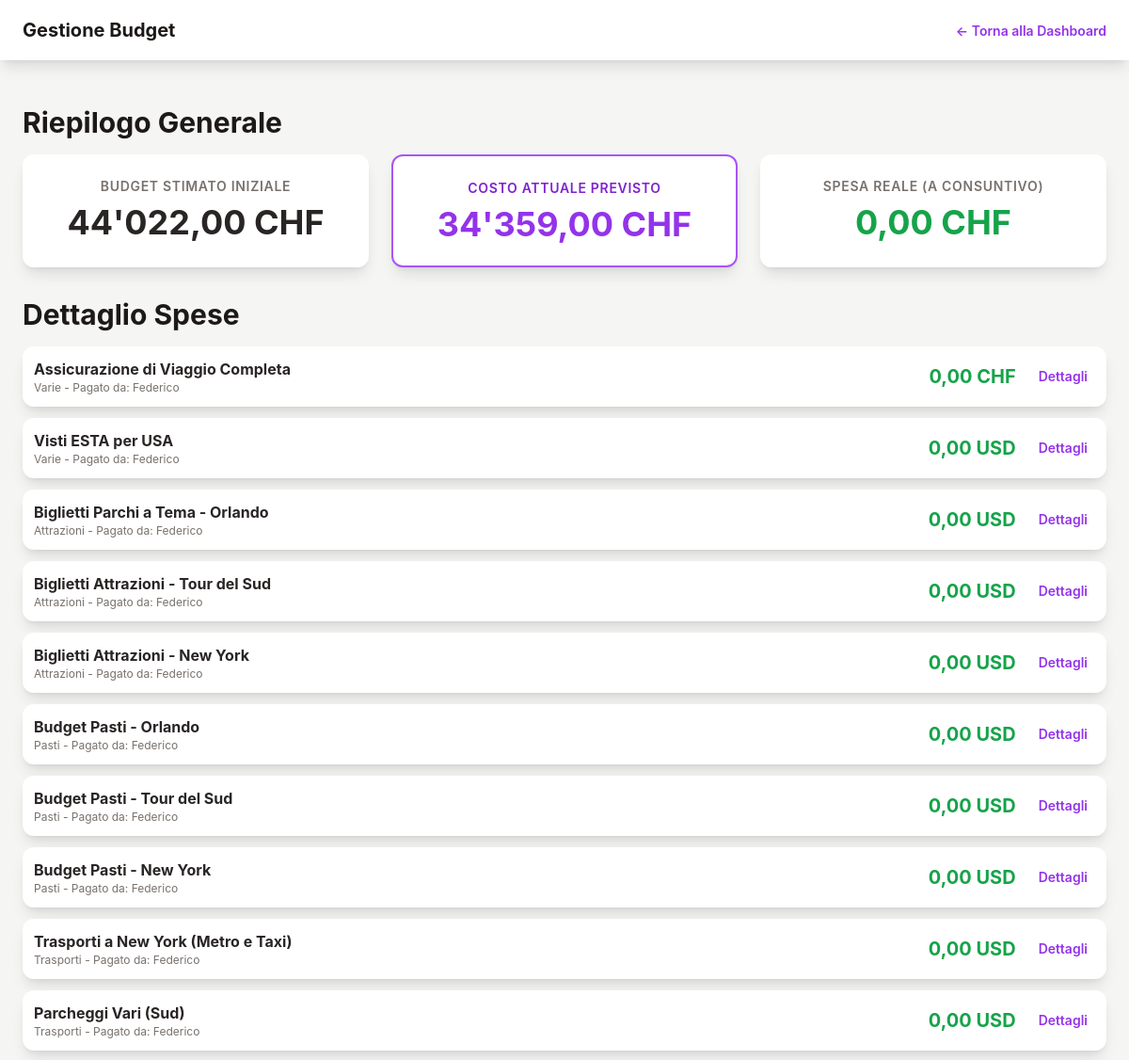
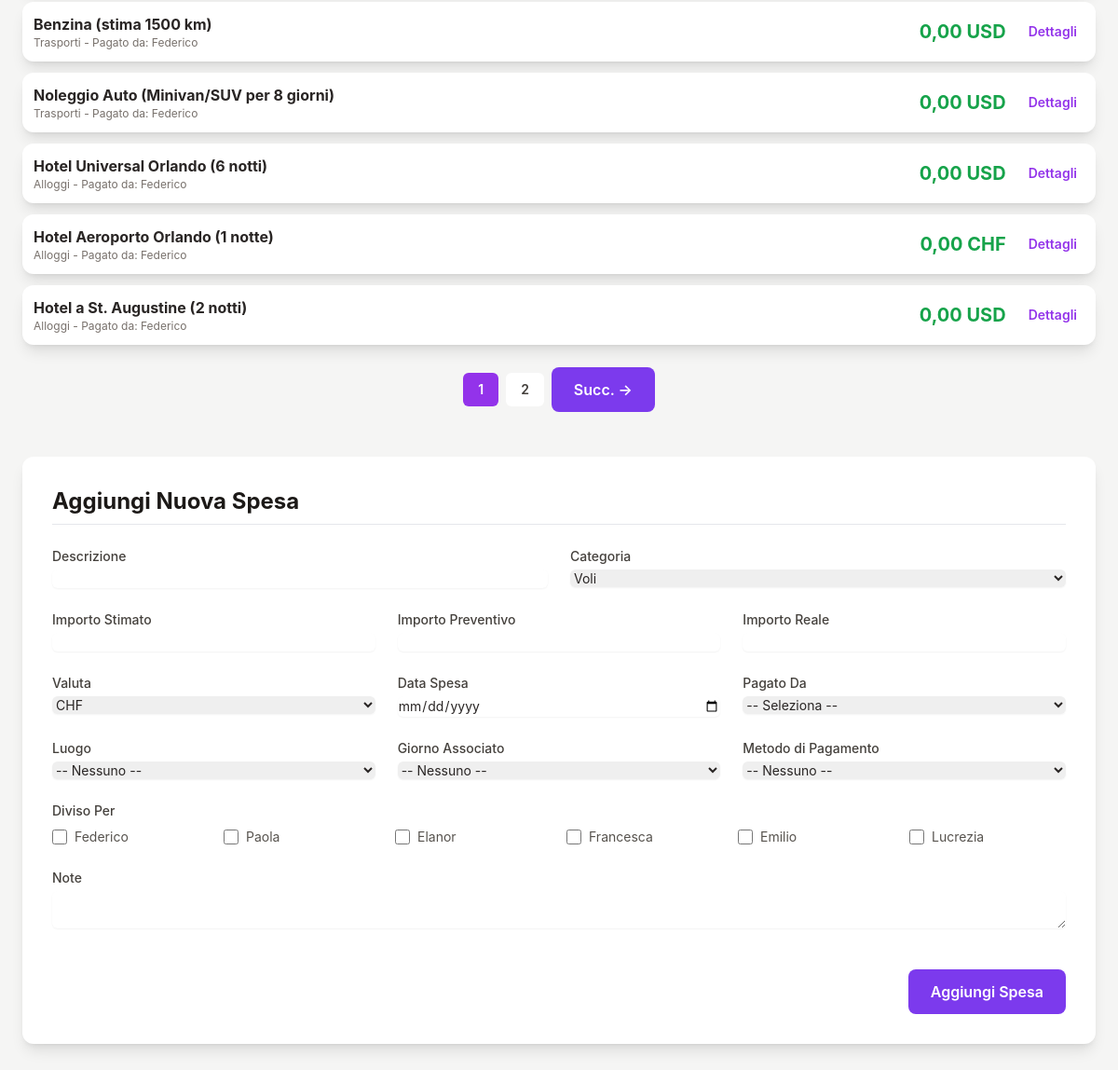
Page /admin/budget.php (signed in) on the committed database (2 pictures, top to bottom).
### tables this page shows
CREATE TABLE `spese` (
  `id` int(11) NOT NULL,
  `giorno_id` int(11) DEFAULT NULL,
  `descrizione` varchar(255) NOT NULL,
  `categoria` enum('Voli','Alloggi','Pasti','Attrazioni','Trasporti','Varie') NOT NULL,
  `luogo_id` int(11) DEFAULT NULL,
  `importo_stimato` decimal(10,2) DEFAULT 0.00,
  `importo_preventivo` decimal(10,2) DEFAULT 0.00,
  `importo_reale` decimal(10,2) DEFAULT 0.00,
  `valuta` varchar(3) NOT NULL DEFAULT 'CHF',
  `data_spesa` date DEFAULT NULL,
  `pagato_da` varchar(100) DEFAULT NULL,
  `diviso_per` text DEFAULT NULL,
  `metodo_pagamento` enum('Carta di Credito','Contanti','Bonifico','Altro') DEFAULT NULL,
  `note` text DEFAULT NULL
);

### admin/budget.php (the view, shortened to what this page needs)
<?php
require_once '../page/config.php';
try {
    $pdo = connect_db();
} catch (PDOException $e) {
    die("Impossibile connettersi al database: " . $e->getMessage());
}
$partecipanti = ['Federico', 'Paola', 'Elanor', 'Francesca', 'Emilio', 'Lucrezia'];
$categorie = ['Voli','Alloggi','Pasti','Attrazioni','Trasporti','Varie'];
$page = isset($_GET['page']) ? (int)$_GET['page'] : 1;
$per_page = 15;
$offset = ($page - 1) * $per_page;
$total_spese_stmt = $pdo->query("SELECT COUNT(*) FROM spese");
$total_spese = $total_spese_stmt->fetchColumn();
$total_pages = ceil($total_spese / $per_page);
$spese_stmt = $pdo->prepare("SELECT * FROM spese ORDER BY data_spesa DESC, id DESC LIMIT :limit OFFSET :offset");
$spese_stmt->bindValue(':limit', $per_page, PDO::PARAM_INT);
$spese_stmt->bindValue(':offset', $offset, PDO::PARAM_INT);
$spese_stmt->execute();
$spese = $spese_stmt->fetchAll(PDO::FETCH_ASSOC);
$totali_stmt = $pdo->query("
    SELECT
        (SELECT SUM(importo_stimato) FROM spese) AS totale_stimato,
        (SELECT SUM(importo_preventivo) FROM spese) AS totale_preventivo,
        (SELECT SUM(importo_reale) FROM spese) AS totale_reale
");
$totali = $totali_stmt->fetch(PDO::FETCH_ASSOC);
$costo_attuale_previsto = 0;
$all_spese = $pdo->query("SELECT importo_stimato, importo_preventivo, importo_reale FROM spese")->fetchAll(PDO::FETCH_ASSOC);
foreach ($all_spese as $spesa) {
    if (floatval($spesa['importo_reale']) > 0) {
        $costo_attuale_previsto += floatval($spesa['importo_reale']);
    } elseif (floatval($spesa['importo_preventivo']) > 0) {
        $costo_attuale_previsto += floatval($spesa['importo_preventivo']);
    } else {
        $costo_attuale_previsto += floatval($spesa['importo_stimato']);
    }
}
?>
<!DOCTYPE html>
<html lang="it">
<head>
    <script src="https://cdn.tailwindcss.com"></script>
    <link rel="stylesheet" href="/usa/assets/css/style.css">
</head>
<body class="bg-stone-100">
    <header class="bg-white text-stone-800 shadow-lg">
        <div class="main-container flex justify-between items-center h-16">
            <h1 class="text-xl font-bold">Gestione Budget</h1>
            <div>
                <a href="index.php" class="text-sm font-semibold text-purple-600 hover:underline">&larr; Torna alla Dashboard</a>
            </div>
        </div>
    </header>
    <main class="main-container py-12">
        <section class="mb-8">
            <h2 class="text-3xl font-bold text-stone-900 mb-4">Riepilogo Generale</h2>
            <div class="grid grid-cols-1 md:grid-cols-3 gap-6">
                <div class="bg-white p-6 rounded-xl shadow-lg text-center">
                    <h3 class="text-sm font-semibold text-stone-500 uppercase tracking-wider">Budget Stimato Iniziale</h3>
                    <p class="text-4xl font-bold text-stone-800 mt-2"><?php echo number_format($totali['totale_stimato'] ?? 0, 2, ',', "'"); ?> CHF</p>
                </div>
                <div class="bg-white p-6 rounded-xl shadow-lg text-center border-2 border-purple-500">
                    <h3 class="text-sm font-semibold text-purple-700 uppercase tracking-wider">Costo Attuale Previsto</h3>
                    <p class="text-4xl font-bold text-purple-600 mt-2"><?php echo number_format($costo_attuale_previsto, 2, ',', "'"); ?> CHF</p>
                </div>
                <div class="bg-white p-6 rounded-xl shadow-lg text-center">
                    <h3 class="text-sm font-semibold text-stone-500 uppercase tracking-wider">Spesa Reale (a consuntivo)</h3>
                    <p class="text-4xl font-bold text-green-600 mt-2"><?php echo number_format($totali['totale_reale'] ?? 0, 2, ',', "'"); ?> CHF</p>
                </div>
            </div>
        </section>
        <section>
            <h2 class="text-3xl font-bold text-stone-900 mb-4">Dettaglio Spese</h2>
            <div class="space-y-3">
                <?php if (empty($spese)): ?>
                    <p class="bg-white p-6 rounded-xl shadow text-center text-stone-500">Nessuna spesa inserita.</p>
                <?php else: ?>
                    <?php foreach ($spese as $spesa): ?>
                        <div class="bg-white rounded-xl shadow-lg">
                            <form action="budget.php" method="POST">
                                <div class="p-3 flex items-center gap-4">
                                    <div class="flex-grow">
                                        <p class="font-bold text-stone-800"><?php echo htmlspecialchars($spesa['descrizione']); ?></p>
                                        <p class="text-xs text-stone-500"><?php echo htmlspecialchars($spesa['categoria']); ?> - Pagato da: <?php echo htmlspecialchars($spesa['pagato_da']); ?></p>
                                    </div>
                                    <div class="flex-shrink-0 text-right">
                                        <p class="text-xl font-bold text-green-600"><?php echo number_format($spesa['importo_reale'], 2, ',', "'"); ?> <?php echo htmlspecialchars($spesa['valuta']); ?></p>
                                    </div>
                                    <div class="flex-shrink-0">
                                        <button type="button" class="details-toggle text-sm font-semibold text-purple-600 hover:underline p-2">Dettagli</button>
                                    </div>
                                </div>
                            </form>
                        </div>
                    <?php endforeach; ?>
                <?php endif; ?>
            </div>
            <div class="mt-6 flex justify-center items-center space-x-2">
                <?php for ($i = 1; $i <= $total_pages; $i++): ?>
                    <a href="?page=<?php echo $i; ?>" class="<?php echo $i == $page ? 'bg-purple-600 text-white' : 'bg-white text-stone-700'; ?> px-4 py-2 rounded-md text-sm font-semibold hover:bg-purple-500 hover:text-white"><?php echo $i; ?></a>
                <?php endfor; ?>
                <?php if ($page < $total_pages): ?>
                    <a href="?page=<?php echo $page + 1; ?>" class="nav-button">Succ. &rarr;</a>
                <?php endif; ?>
            </div>
        </section>
        <section class="mt-12">
             <form action="budget.php" method="POST" class="bg-white p-8 rounded-xl shadow-lg space-y-6">
                <h2 class="text-2xl font-bold text-stone-900 border-b pb-2">Aggiungi Nuova Spesa</h2>
                <div class="grid grid-cols-1 md:grid-cols-2 gap-6">
                    <div>
                        <label for="descrizione_add" class="block text-sm font-medium text-stone-700">Descrizione</label>
                        <input type="text" name="descrizione" id="descrizione_add" required class="mt-1 block w-full rounded-md border-stone-300 shadow-sm focus:border-purple-500 focus:ring-purple-500 sm:text-sm">
                    </div>
                    <div>
                        <label for="categoria_add" class="block text-sm font-medium text-stone-700">Categoria</label>
                        <select name="categoria" id="categoria_add" class="mt-1 block w-full rounded-md border-stone-300 shadow-sm focus:border-purple-500 focus:ring-purple-500 sm:text-sm">
                            <?php foreach($categorie as $cat): ?>
                                <option><?php echo $cat; ?></option>
                            <?php endforeach; ?>
                        </select>
                    </div>
                </div>
                <div class="grid grid-cols-1 md:grid-cols-3 gap-6">
                    <div>
                        <label for="importo_stimato_add" class="block text-sm font-medium text-stone-700">Importo Stimato</label>
                        <input type="number" step="0.01" name="importo_stimato" id="importo_stimato_add" class="mt-1 block w-full rounded-md border-stone-300 shadow-sm focus:border-purple-500 focus:ring-purple-500 sm:text-sm">
                    </div>
                    <div>
                        <label for="importo_preventivo_add" class="block text-sm font-medium text-stone-700">Importo Preventivo</label>
                        <input type="number" step="0.01" name="importo_preventivo" id="importo_preventivo_add" class="mt-1 block w-full rounded-md border-stone-300 shadow-sm focus:border-purple-500 focus:ring-purple-500 sm:text-sm">
                    </div>
                    <div>
                        <label for="importo_reale_add" class="block text-sm font-medium text-stone-700">Importo Reale</label>
                        <input type="number" step="0.01" name="importo_reale" id="importo_reale_add" class="mt-1 block w-full rounded-md border-stone-300 shadow-sm focus:border-purple-500 focus:ring-purple-500 sm:text-sm">
                    </div>
                </div>
                <div class="grid grid-cols-1 md:grid-cols-3 gap-6">
                    <div>
                        <label for="valuta_add" class="block text-sm font-medium text-stone-700">Valuta</label>
                        <select name="valuta" id="valuta_add" class="mt-1 block w-full rounded-md border-stone-300 shadow-sm focus:border-purple-500 focus:ring-purple-500 sm:text-sm">
                            <option>CHF</option><option>USD</option><option>EUR</option>
                        </select>
                    </div>
                    <div>
                        <label for="data_spesa_add" class="block text-sm font-medium text-stone-700">Data Spesa</label>
                        <input type="date" name="data_spesa" id="data_spesa_add" class="mt-1 block w-full rounded-md border-stone-300 shadow-sm focus:border-purple-500 focus:ring-purple-500 sm:text-sm">
                    </div>
                    <div>
                        <label for="pagato_da_add" class="block text-sm font-medium text-stone-700">Pagato Da</label>
                        <select name="pagato_da" id="pagato_da_add" class="mt-1 block w-full rounded-md border-stone-300 shadow-sm focus:border-purple-500 focus:ring-purple-500 sm:text-sm">
                            <option value="">-- Seleziona --</option>
                        </select>
                    </div>
                </div>
                 <div class="grid grid-cols-1 md:grid-cols-3 gap-6">
                    <div>
                        <label for="luogo_id_add" class="block text-sm font-medium text-stone-700">Luogo</label>
                        <select name="luogo_id" id="luogo_id_add" class="mt-1 block w-full rounded-md border-stone-300 shadow-sm focus:border-purple-500 focus:ring-purple-500 sm:text-sm">
                            <option value="">-- Nessuno --</option>
                        </select>
                    </div>
                    <div>
                        <label for="giorno_id_add" class="block text-sm font-medium text-stone-700">Giorno Associato</label>
                        <select name="giorno_id" id="giorno_id_add" class="mt-1 block w-full rounded-md border-stone-300 shadow-sm focus:border-purple-500 focus:ring-purple-500 sm:text-sm">
                            <option value="">-- Nessuno --</option>
                        </select>
                    </div>
                    <div>
                        <label for="metodo_pagamento_add" class="block text-sm font-medium text-stone-700">Metodo di Pagamento</label>
                        <select name="metodo_pagamento" id="metodo_pagamento_add" class="mt-1 block w-full rounded-md border-stone-300 shadow-sm focus:border-purple-500 focus:ring-purple-500 sm:text-sm">
                            <option value="">-- Nessuno --</option>
                        </select>
                    </div>
                </div>
                 <div>
                    <label class="block text-sm font-medium text-stone-700">Diviso Per</label>
                    <div class="mt-2 grid grid-cols-2 sm:grid-cols-3 md:grid-cols-6 gap-4">
                        <?php foreach ($partecipanti as $p): ?>
                            <label class="flex items-center">
                                <input type="checkbox" name="diviso_per[]" value="<?php echo $p; ?>" class="h-4 w-4 rounded border-gray-300 text-purple-600 focus:ring-purple-500">
                                <span class="ml-2 text-sm text-stone-600"><?php echo $p; ?></span>
                            </label>
                        <?php endforeach; ?>
                    </div>
                </div>
                 <div>
                    <label for="note_add" class="block text-sm font-medium text-stone-700">Note</label>
                    <textarea name="note" id="note_add" rows="2" class="mt-1 block w-full rounded-md border-stone-300 shadow-sm focus:border-purple-500 focus:ring-purple-500 sm:text-sm"></textarea>
                </div>
                <div class="pt-5">
                    <div class="flex justify-end">
                        <button type="submit" name="action" value="aggiungi" class="nav-button text-base">
                            Aggiungi Spesa
                        </button>
                    </div>
                </div>
             </form>
        </section>
    </main>
</body>
</html>

### assets/css/style.css (style rules this page uses)
body { font-family: 'Inter', sans-serif; background-color: #f5f5f4; color: #292524; line-height: 1.65; }
h1, h2, h3, h4, h5, h6 { color: #1c1917; font-weight: 700; }
a { color: #7c3aed; transition: color 0.2s ease-in-out; }
.main-container { max-width: 80rem; margin-left: auto; margin-right: auto; padding-left: 1rem; padding-right: 1rem; }
@media (min-width: 640px) { .main-container { padding-left: 1.5rem; padding-right: 1.5rem; } }
.nav-button { display: inline-block; padding: 0.5rem 0.75rem; font-size: 0.875rem; white-space: nowrap; background-color: #7c3aed; color: white; font-weight: 600; border-radius: 0.5rem; transition: background-color 0.2s ease-in-out; text-decoration: none; }
@media (min-width: 768px) { .nav-button { padding: 0.75rem 1.5rem; font-size: 1rem; } }

### rows in the picture
spese: descrizione "Assicurazione di Viaggio Completa", categoria "Varie", pagato_da "Federico", importo_reale "0,00", valuta "CHF"
spese: descrizione "Visti ESTA per USA", categoria "Varie", pagato_da "Federico", importo_reale "0,00", valuta "USD"
spese: descrizione "Biglietti Parchi a Tema - Orlando", categoria "Attrazioni", pagato_da "Federico", importo_reale "0,00", valuta "USD"
spese: descrizione "Biglietti Attrazioni - Tour del Sud", categoria "Attrazioni", pagato_da "Federico", importo_reale "0,00", valuta "USD"
spese: descrizione "Biglietti Attrazioni - New York", categoria "Attrazioni", pagato_da "Federico", importo_reale "0,00", valuta "USD"
spese: descrizione "Budget Pasti - Orlando", categoria "Pasti", pagato_da "Federico", importo_reale "0,00", valuta "USD"
spese: descrizione "Budget Pasti - Tour del Sud", categoria "Pasti", pagato_da "Federico", importo_reale "0,00", valuta "USD"
spese: descrizione "Budget Pasti - New York", categoria "Pasti", pagato_da "Federico", importo_reale "0,00", valuta "USD"
spese: descrizione "Trasporti a New York (Metro e Taxi)", categoria "Trasporti", pagato_da "Federico", importo_reale "0,00", valuta "USD"
spese: descrizione "Parcheggi Vari (Sud)", categoria "Trasporti", pagato_da "Federico", importo_reale "0,00", valuta "USD"
spese: descrizione "Benzina (stima 1500 km)", categoria "Trasporti", pagato_da "Federico", importo_reale "0,00", valuta "USD"
spese: descrizione "Noleggio Auto (Minivan/SUV per 8 giorni)", categoria "Trasporti", pagato_da "Federico", importo_reale "0,00", valuta "USD"
spese: descrizione "Hotel Universal Orlando (6 notti)", categoria "Alloggi", pagato_da "Federico", importo_reale "0,00", valuta "USD"
spese: descrizione "Hotel Aeroporto Orlando (1 notte)", categoria "Alloggi", pagato_da "Federico", importo_reale "0,00", valuta "CHF"
spese: descrizione "Hotel a St. Augustine (2 notti)", categoria "Alloggi", pagato_da "Federico", importo_reale "0,00", valuta "USD"

### other values in the picture
$totali['totale_stimato'] "44'022,00"
$costo_attuale_previsto "34'359,00"
$totali['totale_reale'] "0,00"
$p "Federico"
$p "Paola"
$p "Elanor"
$p "Francesca"
$p "Emilio"
$p "Lucrezia"
form field categoria "Voli"
